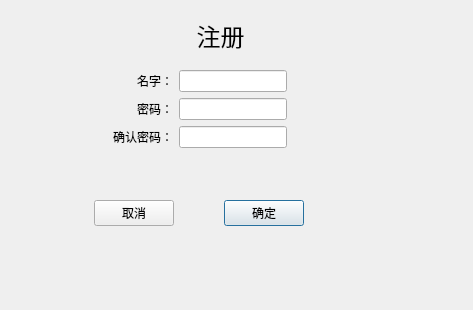
<?xml version="1.0" encoding="UTF-8"?>
<ui version="4.0">
 <class>RegisterUI</class>
 <widget class="QDialog" name="RegisterUI">
  <property name="geometry">
   <rect>
    <x>0</x>
    <y>0</y>
    <width>473</width>
    <height>310</height>
   </rect>
  </property>
  <property name="windowTitle">
   <string>Dialog</string>
  </property>
  <widget class="QLabel" name="label_4">
   <property name="geometry">
    <rect>
     <x>10</x>
     <y>0</y>
     <width>421</width>
     <height>71</height>
    </rect>
   </property>
   <property name="sizePolicy">
    <sizepolicy hsizetype="Preferred" vsizetype="Maximum">
     <horstretch>0</horstretch>
     <verstretch>0</verstretch>
    </sizepolicy>
   </property>
   <property name="minimumSize">
    <size>
     <width>0</width>
     <height>70</height>
    </size>
   </property>
   <property name="font">
    <font>
     <pointsize>18</pointsize>
    </font>
   </property>
   <property name="text">
    <string>注册</string>
   </property>
   <property name="alignment">
    <set>Qt::AlignCenter</set>
   </property>
  </widget>
  <widget class="QWidget" name="layoutWidget_2">
   <property name="geometry">
    <rect>
     <x>50</x>
     <y>70</y>
     <width>299</width>
     <height>78</height>
    </rect>
   </property>
   <layout class="QHBoxLayout" name="horizontalLayout_2">
    <item>
     <spacer name="horizontalSpacer">
      <property name="orientation">
       <enum>Qt::Horizontal</enum>
      </property>
      <property name="sizeHint" stdset="0">
       <size>
        <width>40</width>
        <height>20</height>
       </size>
      </property>
     </spacer>
    </item>
    <item>
     <layout class="QHBoxLayout" name="horizontalLayout">
      <item>
       <layout class="QVBoxLayout" name="verticalLayout">
        <item>
         <widget class="QLabel" name="label_3">
          <property name="text">
           <string>名字：</string>
          </property>
          <property name="alignment">
           <set>Qt::AlignRight|Qt::AlignTrailing|Qt::AlignVCenter</set>
          </property>
         </widget>
        </item>
        <item>
         <widget class="QLabel" name="label">
          <property name="text">
           <string>密码：</string>
          </property>
          <property name="alignment">
           <set>Qt::AlignRight|Qt::AlignTrailing|Qt::AlignVCenter</set>
          </property>
         </widget>
        </item>
        <item>
         <widget class="QLabel" name="label_2">
          <property name="sizePolicy">
           <sizepolicy hsizetype="Preferred" vsizetype="Preferred">
            <horstretch>0</horstretch>
            <verstretch>0</verstretch>
           </sizepolicy>
          </property>
          <property name="text">
           <string>确认密码：</string>
          </property>
          <property name="margin">
           <number>0</number>
          </property>
         </widget>
        </item>
       </layout>
      </item>
      <item>
       <layout class="QVBoxLayout" name="verticalLayout_2">
        <item>
         <widget class="QLineEdit" name="name_R"/>
        </item>
        <item>
         <widget class="QLineEdit" name="password_R"/>
        </item>
        <item>
         <widget class="QLineEdit" name="passwordSure_R">
          <property name="sizeIncrement">
           <size>
            <width>0</width>
            <height>0</height>
           </size>
          </property>
         </widget>
        </item>
       </layout>
      </item>
     </layout>
    </item>
    <item>
     <spacer name="horizontalSpacer_2">
      <property name="orientation">
       <enum>Qt::Horizontal</enum>
      </property>
      <property name="sizeHint" stdset="0">
       <size>
        <width>40</width>
        <height>20</height>
       </size>
      </property>
     </spacer>
    </item>
   </layout>
  </widget>
  <widget class="QWidget" name="layoutWidget">
   <property name="geometry">
    <rect>
     <x>50</x>
     <y>200</y>
     <width>298</width>
     <height>27</height>
    </rect>
   </property>
   <layout class="QVBoxLayout" name="verticalLayout_3">
    <item>
     <layout class="QHBoxLayout" name="horizontalLayout_3">
      <item>
       <spacer name="horizontalSpacer_3">
        <property name="orientation">
         <enum>Qt::Horizontal</enum>
        </property>
        <property name="sizeHint" stdset="0">
         <size>
          <width>40</width>
          <height>20</height>
         </size>
        </property>
       </spacer>
      </item>
      <item>
       <widget class="QPushButton" name="btn_Cancel">
        <property name="focusPolicy">
         <enum>Qt::NoFocus</enum>
        </property>
        <property name="text">
         <string>取消</string>
        </property>
       </widget>
      </item>
      <item>
       <spacer name="horizontalSpacer_4">
        <property name="orientation">
         <enum>Qt::Horizontal</enum>
        </property>
        <property name="sizeHint" stdset="0">
         <size>
          <width>40</width>
          <height>20</height>
         </size>
        </property>
       </spacer>
      </item>
      <item>
       <widget class="QPushButton" name="btn_OK">
        <property name="text">
         <string>确定</string>
        </property>
       </widget>
      </item>
      <item>
       <spacer name="horizontalSpacer_5">
        <property name="orientation">
         <enum>Qt::Horizontal</enum>
        </property>
        <property name="sizeHint" stdset="0">
         <size>
          <width>40</width>
          <height>20</height>
         </size>
        </property>
       </spacer>
      </item>
     </layout>
    </item>
   </layout>
  </widget>
 </widget>
 <resources/>
 <connections/>
</ui>
